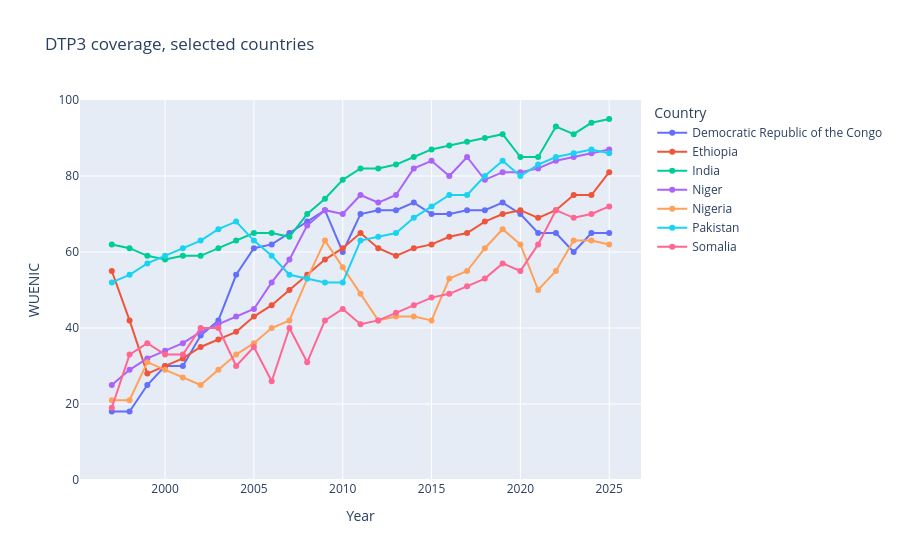

Source (notebook cell):
### Markdown cell above
## Step 6.1: A single interactive line chart

### Code cell
import plotly.express as px

countries = ["Pakistan", "India", "Nigeria", "Ethiopia", "Democratic Republic of the Congo", "Niger", "Somalia"]
sub = df[(df["Country"].isin(countries)) & (df["Vaccine"] == "DTP3")]
fig = px.line(sub, x="Year", y="WUENIC", color="Country",
              markers=True, title="DTP3 coverage, selected countries")
fig.update_yaxes(range=[0, 100])
fig.show()

### Figure 1 — Plotly figure (JSON) as saved in the notebook; plotly's stock layout.template omitted (floating-point values rounded to 4 significant figures)
{"data": [{"hovertemplate": "Country=Democratic Republic of the Congo<br>Year=%{x}<br>WUENIC=%{y}<extra></extra>", "legendgroup": "Democratic Republic of the Congo", "line": {"color": "#636efa", "dash": "solid"}, "marker": {"symbol": "circle"}, "mode": "lines+markers", "name": "Democratic Republic of the Congo", "orientation": "v", "showlegend": true, "type": "scatter", "x": [1997, 1998, 1999, 2000, 2001, 2002, 2003, 2004, 2005, 2006, 2007, 2008, 2009, 2010, 2011, 2012, 2013, 2014, 2015, 2016, 2017, 2018, 2019, 2020, 2021, 2022, 2023, 2024, 2025], "xaxis": "x", "y": [18, 18, 25, 30, 30, 38, 42, 54, 61, 62, 65, 68, 71, 60, 70, 71, 71, 73, 70, 70, 71, 71, 73, 70, 65, 65, 60, 65, 65], "yaxis": "y"}, {"hovertemplate": "Country=Ethiopia<br>Year=%{x}<br>WUENIC=%{y}<extra></extra>", "legendgroup": "Ethiopia", "line": {"color": "#EF553B", "dash": "solid"}, "marker": {"symbol": "circle"}, "mode": "lines+markers", "name": "Ethiopia", "orientation": "v", "showlegend": true, "type": "scatter", "x": [1997, 1998, 1999, 2000, 2001, 2002, 2003, 2004, 2005, 2006, 2007, 2008, 2009, 2010, 2011, 2012, 2013, 2014, 2015, 2016, 2017, 2018, 2019, 2020, 2021, 2022, 2023, 2024, 2025], "xaxis": "x", "y": [55, 42, 28, 30, 32, 35, 37, 39, 43, 46, 50, 54, 58, 61, 65, 61, 59, 61, 62, 64, 65, 68, 70, 71, 69, 71, 75, 75, 81], "yaxis": "y"}, {"hovertemplate": "Country=India<br>Year=%{x}<br>WUENIC=%{y}<extra></extra>", "legendgroup": "India", "line": {"color": "#00cc96", "dash": "solid"}, "marker": {"symbol": "circle"}, "mode": "lines+markers", "name": "India", "orientation": "v", "showlegend": true, "type": "scatter", "x": [1997, 1998, 1999, 2000, 2001, 2002, 2003, 2004, 2005, 2006, 2007, 2008, 2009, 2010, 2011, 2012, 2013, 2014, 2015, 2016, 2017, 2018, 2019, 2020, 2021, 2022, 2023, 2024, 2025], "xaxis": "x", "y": [62, 61, 59, 58, 59, 59, 61, 63, 65, 65, 64, 70, 74, 79, 82, 82, 83, 85, 87, 88, 89, 90, 91, 85, 85, 93, 91, 94, 95], "yaxis": "y"}, {"hovertemplate": "Country=Niger<br>Year=%{x}<br>WUENIC=%{y}<extra></extra>", "legendgroup": "Niger", "line": {"color": "#ab63fa", "dash": "solid"}, "marker": {"symbol": "circle"}, "mode": "lines+markers", "name": "Niger", "orientation": "v", "showlegend": true, "type": "scatter", "x": [1997, 1998, 1999, 2000, 2001, 2002, 2003, 2004, 2005, 2006, 2007, 2008, 2009, 2010, 2011, 2012, 2013, 2014, 2015, 2016, 2017, 2018, 2019, 2020, 2021, 2022, 2023, 2024, 2025], "xaxis": "x", "y": [25, 29, 32, 34, 36, 39, 41, 43, 45, 52, 58, 67, 71, 70, 75, 73, 75, 82, 84, 80, 85, 79, 81, 81, 82, 84, 85, 86, 87], "yaxis": "y"}, {"hovertemplate": "Country=Nigeria<br>Year=%{x}<br>WUENIC=%{y}<extra></extra>", "legendgroup": "Nigeria", "line": {"color": "#FFA15A", "dash": "solid"}, "marker": {"symbol": "circle"}, "mode": "lines+markers", "name": "Nigeria", "orientation": "v", "showlegend": true, "type": "scatter", "x": [1997, 1998, 1999, 2000, 2001, 2002, 2003, 2004, 2005, 2006, 2007, 2008, 2009, 2010, 2011, 2012, 2013, 2014, 2015, 2016, 2017, 2018, 2019, 2020, 2021, 2022, 2023, 2024, 2025], "xaxis": "x", "y": [21, 21, 31, 29, 27, 25, 29, 33, 36, 40, 42, 53, 63, 56, 49, 42, 43, 43, 42, 53, 55, 61, 66, 62, 50, 55, 63, 63, 62], "yaxis": "y"}, {"hovertemplate": "Country=Pakistan<br>Year=%{x}<br>WUENIC=%{y}<extra></extra>", "legendgroup": "Pakistan", "line": {"color": "#19d3f3", "dash": "solid"}, "marker": {"symbol": "circle"}, "mode": "lines+markers", "name": "Pakistan", "orientation": "v", "showlegend": true, "type": "scatter", "x": [1997, 1998, 1999, 2000, 2001, 2002, 2003, 2004, 2005, 2006, 2007, 2008, 2009, 2010, 2011, 2012, 2013, 2014, 2015, 2016, 2017, 2018, 2019, 2020, 2021, 2022, 2023, 2024, 2025], "xaxis": "x", "y": [52, 54, 57, 59, 61, 63, 66, 68, 63, 59, 54, 53, 52, 52, 63, 64, 65, 69, 72, 75, 75, 80, 84, 80, 83, 85, 86, 87, 86], "yaxis": "y"}, {"hovertemplate": "Country=Somalia<br>Year=%{x}<br>WUENIC=%{y}<extra></extra>", "legendgroup": "Somalia", "line": {"color": "#FF6692", "dash": "solid"}, "marker": {"symbol": "circle"}, "mode": "lines+markers", "name": "Somalia", "orientation": "v", "showlegend": true, "type": "scatter", "x": [1997, 1998, 1999, 2000, 2001, 2002, 2003, 2004, 2005, 2006, 2007, 2008, 2009, 2010, 2011, 2012, 2013, 2014, 2015, 2016, 2017, 2018, 2019, 2020, 2021, 2022, 2023, 2024, 2025], "xaxis": "x", "y": [19, 33, 36, 33, 33, 40, 40, 30, 35, 26, 40, 31, 42, 45, 41, 42, 44, 46, 48, 49, 51, 53, 57, 55, 62, 71, 69, 70, 72], "yaxis": "y"}], "layout": {"legend": {"title": {"text": "Country"}, "tracegroupgap": 0}, "title": {"text": "DTP3 coverage, selected countries"}, "xaxis": {"anchor": "y", "domain": [0, 1], "title": {"text": "Year"}}, "yaxis": {"anchor": "x", "domain": [0, 1], "range": [0, 100], "title": {"text": "WUENIC"}}}}
